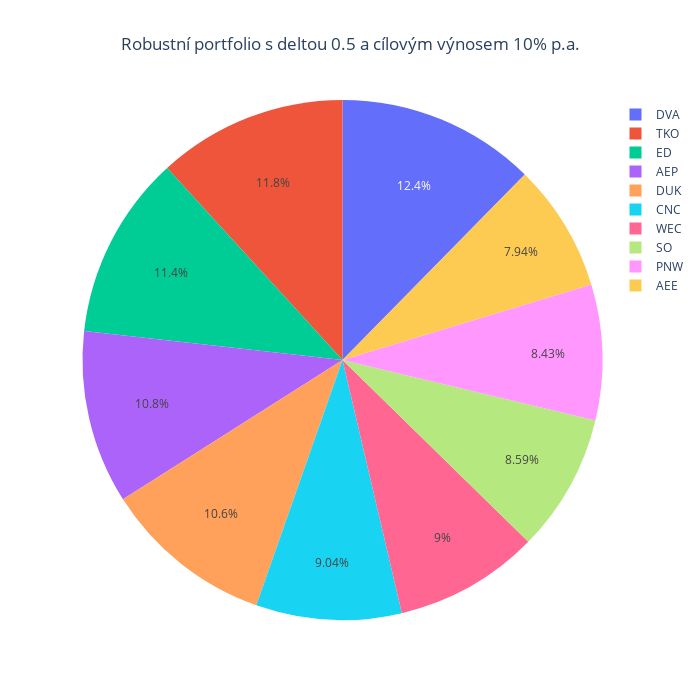

Write notebook code for a chart like this one.
### Code cell
weightsCustomDeltaTarget = RobustLedoitWolfCustomDeltaTargetReturn(prices = prices, target_return = 0.1, custom_delta = 0.5)
weightsPlot(weightsCustomDeltaTarget, title = "Robustní portfolio s deltou 0.5 a cílovým výnosem 10% p.a.")

### Figure 1 — Plotly figure (JSON) as saved in the notebook; plotly's stock layout.template omitted (floating-point values rounded to 4 significant figures)
{"data": [{"labels": ["AEE", "AEP", "CNC", "DUK", "DVA", "ED", "PNW", "SO", "TKO", "WEC"], "type": "pie", "values": [0.07938, 0.1078, 0.09044, 0.1062, 0.1237, 0.1144, 0.08432, 0.08593, 0.1179, 0.09004]}], "layout": {"height": 700, "title": {"text": "Robustní portfolio s deltou 0.5 a cílovým výnosem 10% p.a.", "x": 0.5}, "width": 700}}
